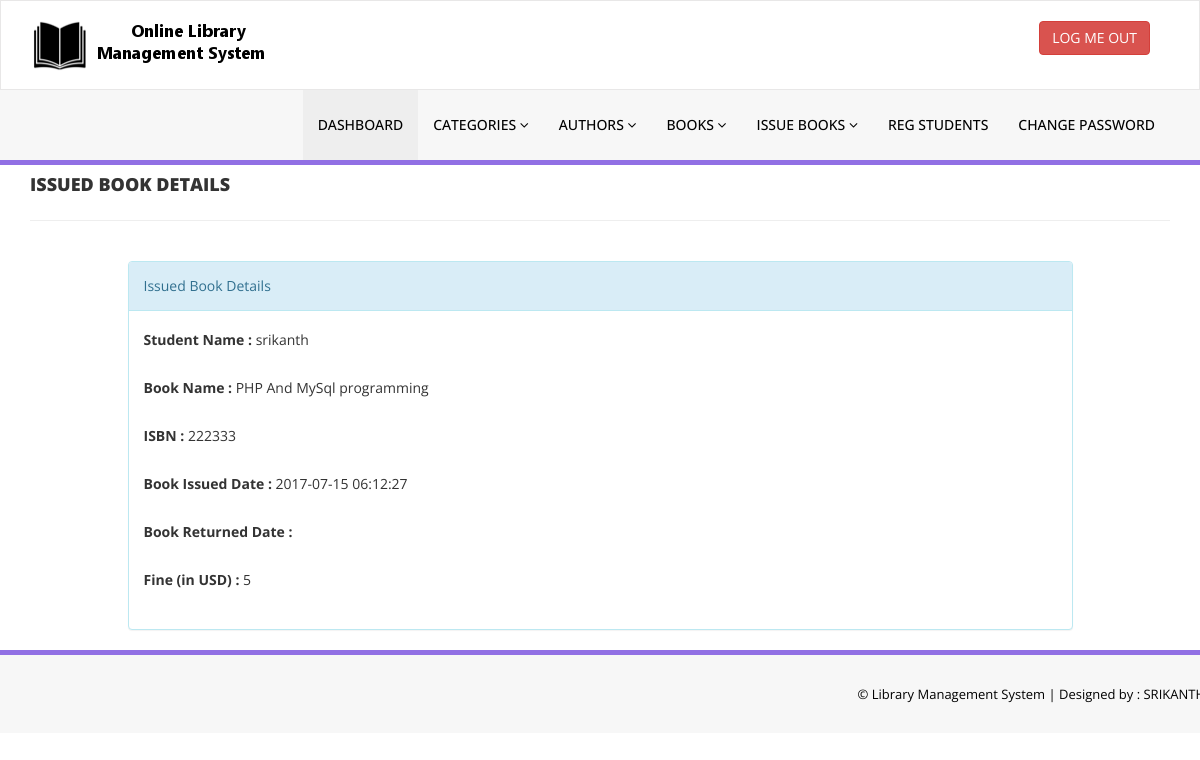
Screenshot of /library/admin/update-issue-bookdeails.php?rid=2 (signed in) with the database file from the repository.
### tables this page shows
CREATE TABLE `tblissuedbookdetails` (
  `id` int(11) NOT NULL,
  `BookId` int(11) DEFAULT NULL,
  `StudentID` varchar(150) DEFAULT NULL,
  `IssuesDate` datetime DEFAULT NULL,
  `ReturnDate` datetime DEFAULT NULL,
  `RetrunStatus` int(11) DEFAULT NULL,
  `fine` int(11) DEFAULT NULL
);

CREATE TABLE `tblstudents` (
  `Id` int(11) NOT NULL,
  `StudentId` varchar(10) DEFAULT NULL,
  `FullName` varchar(120) DEFAULT NULL,
  `EmailId` varchar(120) DEFAULT NULL,
  `MobileNumber` varchar(11) DEFAULT NULL,
  `Password` varchar(300) DEFAULT NULL,
  `Status` int(11) DEFAULT NULL,
  `RegDate` datetime DEFAULT NULL,
  `UpdationDate` datetime DEFAULT NULL
);

CREATE TABLE `tblbooks` (
  `id` int(11) NOT NULL,
  `BookName` varchar(255) DEFAULT NULL,
  `CatId` int(11) DEFAULT NULL,
  `AuthorId` int(11) DEFAULT NULL,
  `ISBNNumber` int(11) DEFAULT NULL,
  `BookPrice` int(11) DEFAULT NULL,
  `RegDate` datetime DEFAULT NULL,
  `UpdationDate` datetime DEFAULT NULL
);

### library/admin/update-issue-bookdeails.php (the view, shortened to what this page needs)
<?php
include('../includes/config.php');
if(strlen($_SESSION['alogin'])==0)
    {
header('location:index.php');
}
else{
?>
<!DOCTYPE html>
<html xmlns="http://www.w3.org/1999/xhtml">
<head>
    <link href="assets/css/bootstrap.css" rel="stylesheet" />
    <link href="assets/css/font-awesome.css" rel="stylesheet" />
    <link href="assets/css/style.css" rel="stylesheet" />
</head>
<body>
<?php include('includes/header.php');?>
    <div class="content-wra
    <div class="content-wrapper">
         <div class="container">
        <div class="row pad-botm">
            <div class="col-md-12">
                <h4 class="header-line">Issued Book Details</h4>
                            </div>
</div>
<div class="row">
<div class="col-md-10 col-sm-6 col-xs-12 col-md-offset-1"">
<div class="panel panel-info">
<div class="panel-heading">
Issued Book Details
</div>
<div class="panel-body">
<form role="form" method="post">
<?php
$rid=intval($_GET['rid']);
$sql = "SELECT tblstudents.FullName,tblbooks.BookName,tblbooks.ISBNNumber,tblissuedbookdetails.IssuesDate,tblissuedbookdetails.ReturnDate,tblissuedbookdetails.id as rid,tblissuedbookdetails.fine,tblissuedbookdetails.RetrunStatus from  tblissuedbookdetails join tblstudents on tblstudents.StudentId=tblissuedbookdetails.StudentId join tblbooks on tblbooks.id=tblissuedbookdetails.BookId where tblissuedbookdetails.id='$rid'";
$query =mysqli_query($dbh,$sql);
if(mysqli_num_rows($query) > 0)
{
while($result= mysqli_fetch_assoc($query))
{               ?>
<div class="form-group">
<label>Student Name :</label>
<?php echo htmlentities($result['FullName']);?>
</div>
<div class="form-group">
<label>Book Name :</label>
<?php echo htmlentities($result['BookName']);?>
</div>
<div class="form-group">
<label>ISBN :</label>
<?php echo htmlentities($result['ISBNNumber']);?>
</div>
<div class="form-group">
<label>Book Issued Date :</label>
<?php echo htmlentities($result['IssuesDate']);?>
</div>
<div class="form-group">
<label>Book Returned Date :</label>
</div>
<div class="form-group">
<label>Fine (in USD) :</label>
<?php
if($result['fine']=="")
{?>
<input class="form-control" type="text" name="fine" id="fine"  required />
<?php }else {
echo htmlentities($result['fine']);
}
?>
</div>
 <?php if($result['RetrunStatus']==0){?>
<button type="submit" name="return" id="submit" class="btn btn-info">Return Book </button>
 </div>
<?php }}} ?>
                                    </form>
                            </div>
                        </div>
                            </div>
        </div>
    </div>
    </div>
  <?php include('includes/footer.php');?>
</body>
</html>
<?php } ?>

### library/admin/assets/css/style.css (style rules this page uses)
.header-line { font-weight:900; padding-bottom:25px; border-bottom:1px solid #eeeeee; text-transform:uppercase; }
.pad-botm { padding-bottom:30px; }

### rows the page displays
tblissuedbookdetails: tblstudents.FullName "srikanth", BookId.BookName "PHP And MySql programming", BookId.ISBNNumber "222333", IssuesDate "2017-07-15 06:12:27", fine "5"
